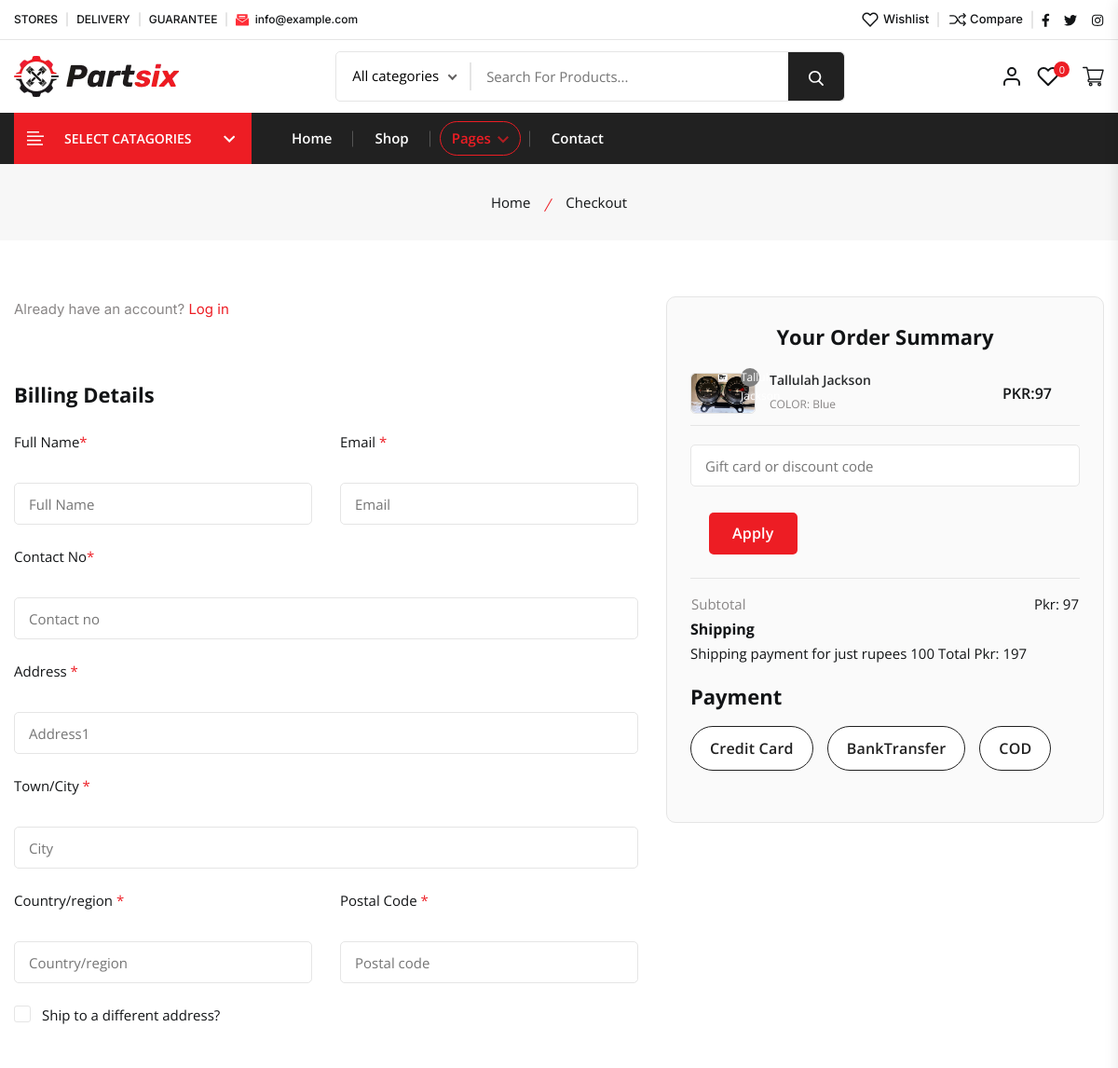
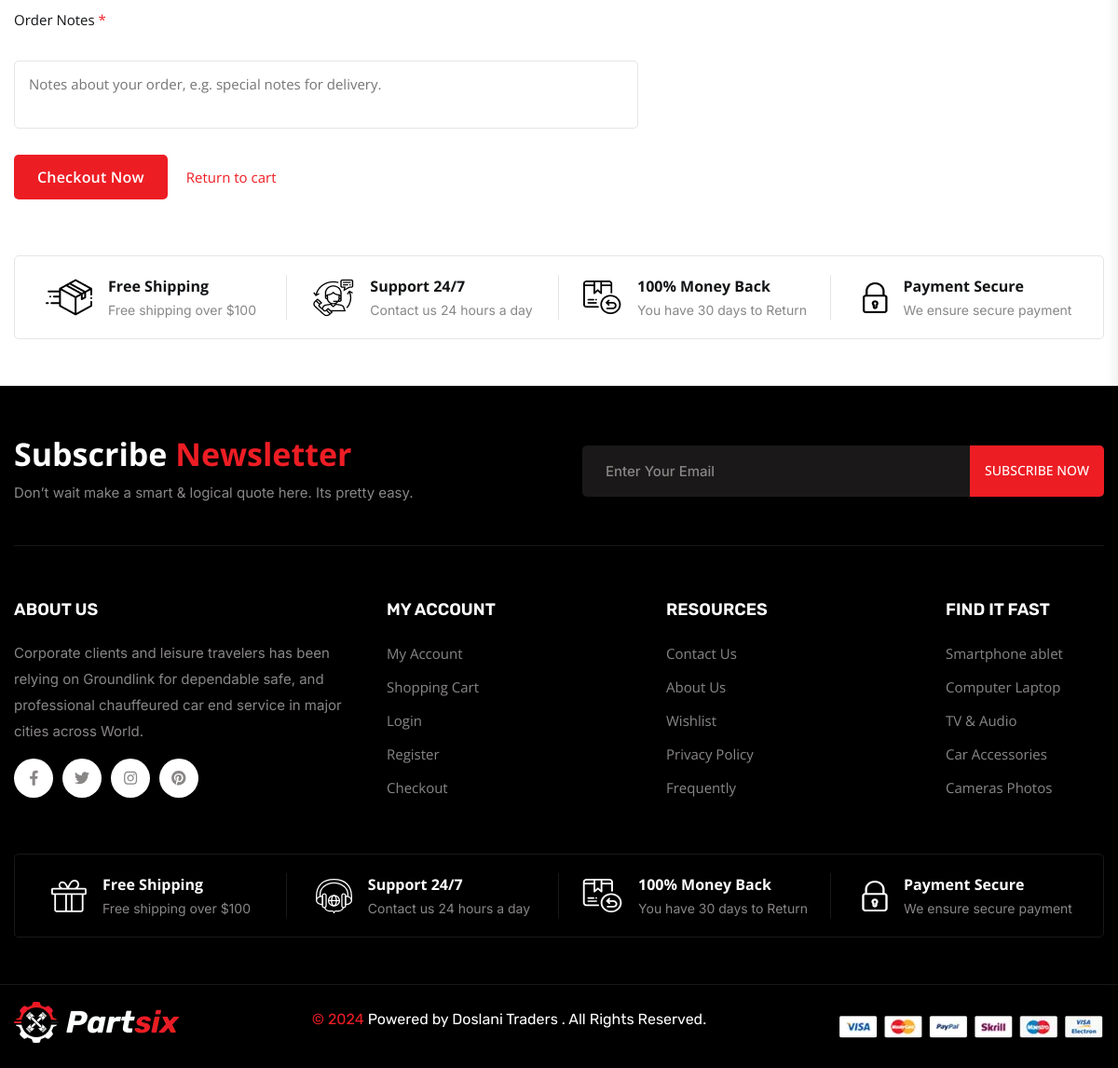
The app's page /checkout.php?pro_id=9 with its own data (2 pictures, top to bottom).
### tables this page shows
CREATE TABLE `product` (
  `id` int(11) NOT NULL,
  `name` varchar(225) NOT NULL,
  `price` int(11) NOT NULL,
  `quantity` int(11) NOT NULL,
  `description` varchar(225) NOT NULL,
  `fully_detail` longtext NOT NULL,
  `popularity` int(11) NOT NULL DEFAULT 0,
  `color` varchar(500) NOT NULL,
  `size` varchar(225) NOT NULL,
  `category_id` int(11) NOT NULL,
  `image` varchar(225) NOT NULL,
  `created_at` datetime NOT NULL DEFAULT current_timestamp(),
  `updated_at` datetime NOT NULL DEFAULT current_timestamp()
);

### checkout.php (the view, shortened to what the rows shown need)
<?php
include("header.php");
?>
    <main class="main__content_wrapper">
        <div class="checkout__page--area section--padding">
            <div class="container">
                <div class="row">
                    <div class="col-lg-7 col-md-6">
                        <div class="main checkout__mian">
                            <form action="checkout_backend.php" method="post">
                                <div class="checkout__content--step section__shipping--address">
                                    <div class="section__header mb-25">
                                        <h2 class="section__header--title h3">Billing Details</h2>
                                    </div>
                                </div>
                        </div>
                    </div>
                    <div class="col-lg-5 col-md-6">
                        <aside class="checkout__sidebar sidebar border-radius-10">
                            <h2 class="checkout__order--summary__title text-center mb-15">Your Order Summary</h2>
                            <div class="cart__table checkout__product--table">
                                <table class="cart__table--inner">
                                    <tbody class="cart__table--body">
                                    <?php
                                   if (isset($_GET['pro_id'])) {
                                    $pro_id = $_GET["pro_id"];
                                    $query = "SELECT * FROM product where id = $pro_id";
                                    $result = mysqli_query($conn,$query);
                                    while($row=mysqli_fetch_array($result)){
                                    echo '<tr class="cart__table--body__items">
                                            <td class="cart__table--body__list">
                                                <div class="product__image two d-flex align-items-center">
                                                    <div class="product__thumbnail border-radius-5">
                                                        <a class="display-block" href="product-details.html"><img class="display-block border-radius-5" src="' . str_replace("../", "", $row['image']) . '" alt="cart-product"></a>
                                                        <span class="product__thumbnail--quantity">' . $row[1] . '</span>
                                                    </div>
                                                    <div class="product__description">
                                                        <h4 class="product__description--name"><a href="product-details.html">' . $row['name'] . '</a></h4>
                                                        <span class="product__description--variant">COLOR: Blue</span>
                                                    </div>
                                                </div>
                                            </td>
                                            <td class="cart__table--body__list">
                                                <span class="cart__price">PKR:' . $row['price'] . '</span>
                                            </td>
                                        </tr>';
                                    }
                        }
                            ?>
                            </tbody>
                            </table>
                            </div>
                                    <?php
                                   if (isset($_GET['pro_id'])) {
                                    $pro_id = $_GET["pro_id"];
                                    $query = "SELECT * FROM product where id = $pro_id";
                                    $result = mysqli_query($conn,$query);
                                    while($row=mysqli_fetch_array($result)){
                                      $price = $row['price'] ;
                                        $coupon_code = isset($_POST['coupon']) ? $_POST['coupon'] : "";
                                        echo '<div class="checkout__discount--code">
                                        <form class="d-flex" id="couponForm" action="" method="post">
                                            <input class="checkout__discount--code__input--field border-radius-5" id="coupon" name="coupon" placeholder="Gift card or discount code" type="text">
                                            <input type="hidden" value="' . $price . '" name="price" id="price">
                                            <br><br>
                                            <button class="checkout__discount--code__btn primary__btn border-radius-5" id="activate" type="button">Apply</button>
                                        </form>
                                      </div>';
                                        if (!empty($coupon_code)) {
                                            $query = mysqli_query($conn, "SELECT * FROM `coupon` WHERE `coupon_code` = '$coupon_code' && `status` = 'Valid'") or die(mysqli_error());
                                            $count = mysqli_num_rows($query);
                                            $fetch = mysqli_fetch_array($query);
                                            $array = array();
                                            if ($count > 0) {
                                                $discount = $fetch['discount'] / 100;
                                                $totalDiscount = $discount * $price;
                                                $discountedPrice = $price - $totalDiscount;
                                             echo '<div class="checkout__total">
                                            <table class="checkout__total--table">
                                                <tbody class="checkout__total--body">
                                                    <tr class="checkout__total--items">
                                                        <td class="checkout__total--title text-left">Subtotal</td>
                                                        <div id="result">
                                                        <td class="checkout__total--amount text-right" id="total" name="price">' . $discountedPrice . '</td>
                                                        </div>
                                                    </tr>
                                                </tbody>
                                            </table>
                                        </div>';
                                            } else {
                                                echo "Invalid Coupon Code!";
                                            }
                                        } else {
                                            echo '<div class="checkout__total">
                                                    <table class="checkout__total--table">
                                                        <tbody class="checkout__total--body">
                                                            <tr class="checkout__total--items">
                                                                <td class="checkout__total--title text-left">Subtotal </td>
                                                                <div id="result">
                                                                <td class="checkout__total--amount text-right" id="total" name="price">Pkr: ' . $price . '</td>
                                                                </div>
                                                                </tr>
                                                        </tbody>
                                                    </table>
                                                </div>';
                                        }
                                    if (!empty($coupon_code)) {
                                    $query = mysqli_query($conn, "SELECT * FROM `coupon` WHERE `coupon_code` = '$coupon_code' && `status` = 'Valid'") or die(mysqli_error());
                                    $count = mysqli_num_rows($query);
                                    $fetch = mysqli_fetch_array($query);
                                    if ($count > 0) {
                                        $discount = $fetch['discount'] / 100;
                                        $totalDiscount = $discount * $price;
                                        $discountedPrice = $price - $totalDiscount;
                                        echo '<tr class="checkout__total--items">
                                                <h3><td class="checkout__total--title text-left" >Shipping</td></h5>
                                                <td class="checkout__total--calculated__text text-right">Shipping payment for just rupees 100</td>
                                            </tr>';
                                        echo '<tfoot class="checkout__total--footer">
                                                <tr class="checkout__total--footer__items">
                                                    <td class="checkout__total--footer__title checkout__total--footer__list text-left">Total </td>
                                                    <td class="checkout__total--footer__amount checkout__total--footer__list text-right" name="price">Pkr: ' . ($discountedPrice + 100) . '</td>
                                                </tr>
                                            </tfoot>';
                                    } else {
                                        echo '<tr class="checkout__total--items">
                                                <h3><td class="checkout__total--title text-left">Shipping</td></h5>
                                                <td class="checkout__total--calculated__text text-right">Shipping payment for just rupees 100</td>
                                            </tr>';
                                        echo '<tfoot class="checkout__total--footer">
                                                <tr class="checkout__total--footer__items">
                                                    <td class="checkout__total--footer__title checkout__total--footer__list text-left">Total </td>
                                                    <br><br>
                                                    <td class="checkout__total--footer__amount checkout__total--footer__list text-right" name="price">Pkr: ' . ($price + 100) . '</td>
                                                </tr>
                                            </tfoot>';
                                    }
                                } else {
                                    echo '<tr class="checkout__total--items">
                                            <h3><td class="checkout__total--title text-left">Shipping</td></h5>
                                            <td class="checkout__total--calculated__text text-right">Shipping payment for just rupees 100</td>
                                        </tr>';
                                    echo '<tfoot class="checkout__total--footer">
                                            <tr class="checkout__total--footer__items">
                                                <td class="checkout__total--footer__title checkout__total--footer__list text-left">Total </td>
                                                <td class="checkout__total--footer__amount checkout__total--footer__list text-right" name="price">Pkr: ' . ($price + 100) . '</td>
                                            </tr>
                                        </tfoot>';
                                }
                            }
                        }
                                ?>
                            <div class="payment__history mb-30">
                            </div>
                        </aside>
                    </div>
                </div>
            </div>
        </div>
        <section class="shipping__section">
            <div class="container">
                <div class="shipping__inner style2 d-flex">
                    <div class="shipping__items style2 d-flex align-items-center">
                        <div class="shipping__content">
                            <h2 class="shipping__content--title h3">Free Shipping</h2>
                        </div>
                    </div>
                    <div class="shipping__items style2 d-flex align-items-center">
                        <div class="shipping__content">
                            <h2 class="shipping__content--title h3">Support 24/7</h2>
                        </div>
                    </div>
                    <div class="shipping__items style2 d-flex align-items-center">
                        <div class="shipping__content">
                            <h2 class="shipping__content--title h3">100% Money Back</h2>
                        </div>
                    </div>
                    <div class="shipping__items style2 d-flex align-items-center">
                        <div class="shipping__content">
                            <h2 class="shipping__content--title h3">Payment Secure</h2>
                        </div>
                    </div>
                </div>
            </div>
        </section>
    </main>
   <?php
    include("footer.php");
   ?>
</body>
</html>

### records on screen
product: image (picture), name "Tallulah Jackson", price "97", $price + 100 "197"
